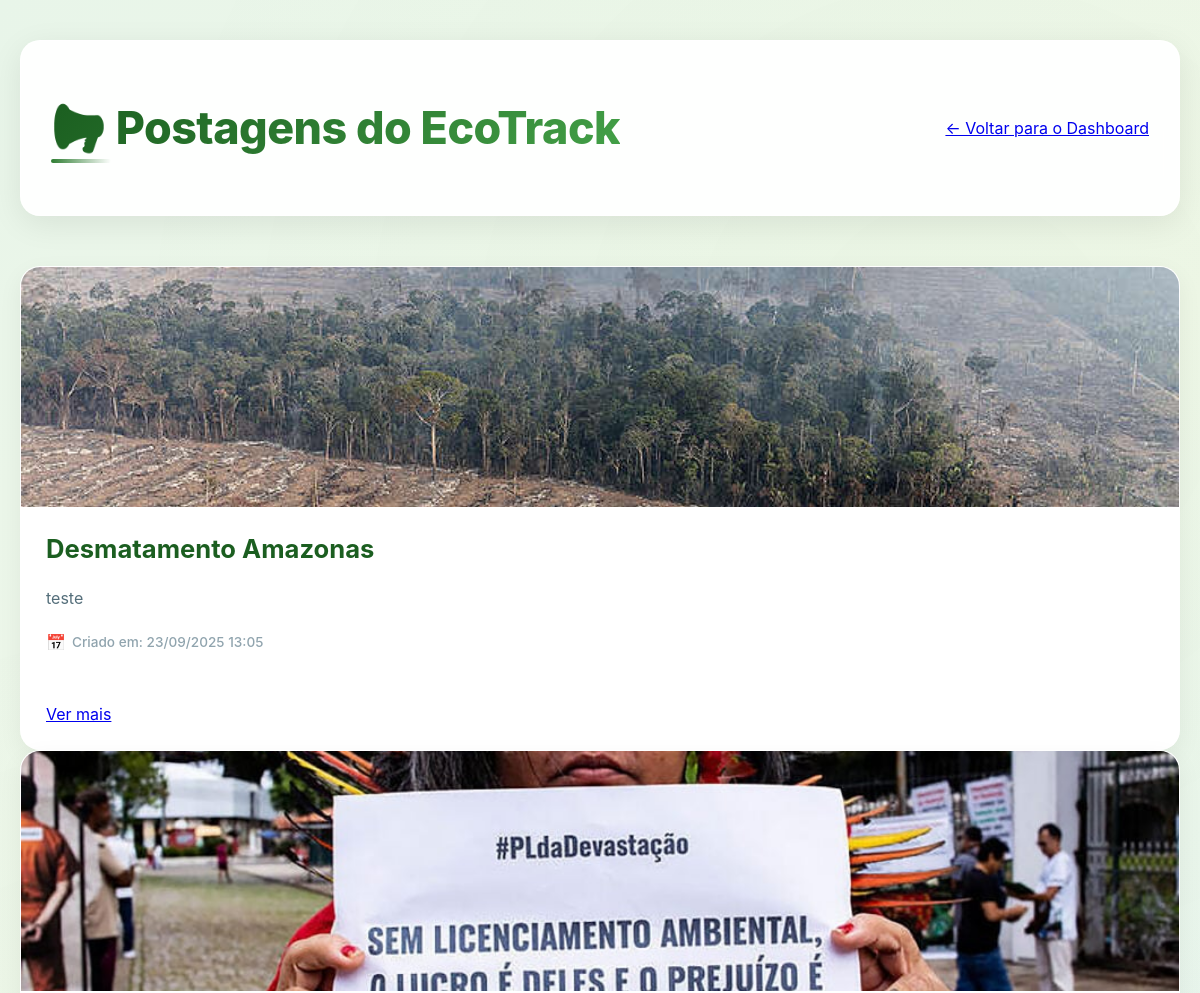
Before: /postagens/ (upper part) with the older database file.
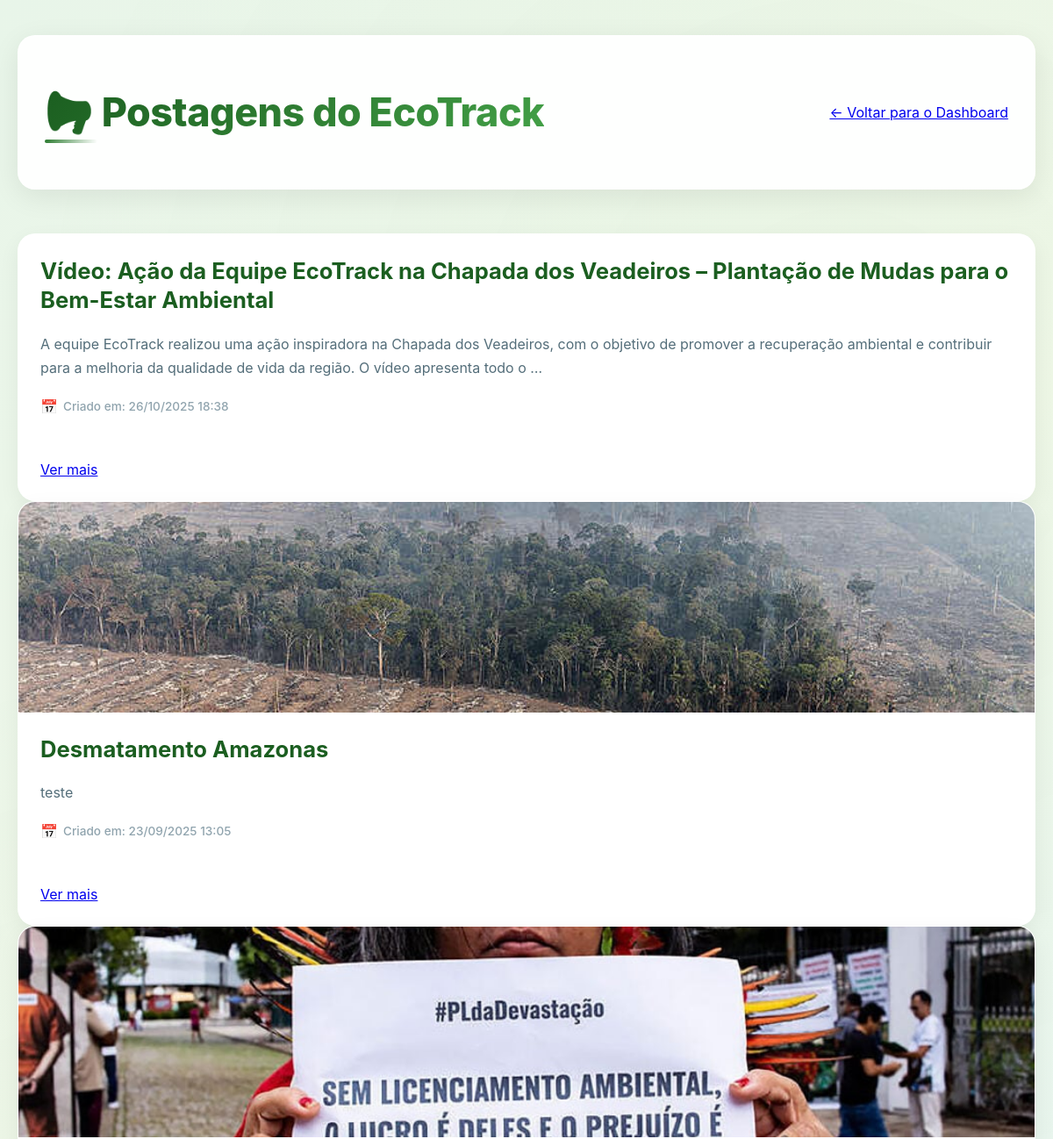
After: the same page with the newer database file.
### comunicacao/models.py (models this page shows, shortened)
class Post(models.Model):
    titulo = models.CharField(max_length=200)
    conteudo = models.TextField()
    imagem = models.ImageField(upload_to="posts/imagens/", blank=True, null=True)
    video = models.FileField(upload_to="posts/videos/", blank=True, null=True)
    video_url = models.URLField(blank=True, null=True)
    publicado_em = models.DateTimeField(auto_now_add=True)

### dashboard/views.py (the view)
# urls.py: path('postagens/', views.lista_postagens, name='lista_postagens'),
def lista_postagens(request):
    posts = Post.objects.all().order_by('-publicado_em')
    return render(request, 'dashboard/postagens.html', {'posts': posts})

### dashboard/templates/dashboard/postagens.html (shortened to what this page needs)
{% load static %}
<!DOCTYPE html>
<html lang="pt-BR">
<head>
    <link rel="stylesheet" href="{% static 'css/estilos_post.css' %}">
</head>
<body>
    <div class="container-postagens">
        <header>
            <h1>📢 Postagens do EcoTrack</h1>
            <a href="{% url 'dashboard' %}">← Voltar para o Dashboard</a>
        </header>
        <main>
            {% if posts %}
                {% for post in posts %}
                    <div class="post-card">
                        {% if post.imagem %}
                            <div class="post-image">
                                <img src="{{ post.imagem.url }}" alt="{{ post.titulo }}">
                            </div>
                        {% endif %}
                        <div class="post-content">
                            <h2>{{ post.titulo }}</h2>
                            <p>{{ post.conteudo|truncatewords:35 }}</p>
                            <small>Criado em: {{ post.publicado_em|date:"d/m/Y H:i" }}</small>
                            <br>
                            <a href="{% url 'post_detail' post.id %}">Ver mais</a>
                        </div>
                    </div>
                {% endfor %}
            {% else %}
                <p>Não há postagens disponíveis.</p>
            {% endif %}
        </main>
    </div>
</body>
</html>

### dashboard/static/css/estilos_post.css (style rules this page uses)
body { margin: 0; padding: 0; font-family: 'Inter', 'Segoe UI', Tahoma, Geneva, Verdana, sans-serif; background: linear-gradient(135deg, #e8f5e9 0%, #f1f8e9 50%, #e0f2f1 100%); background-attachment: fixed; color: #2c3e50; position: relative; }
body::before { content: ''; position: fixed; top: 0; left: 0; width: 100%; height: 100%; background-image: radial-gradient(circle at 20% 80%, rgba(46, 125, 50, 0.03) 0%, transparent 50%), radial-gradient(circle at 80% 20%, rgba(76, 175, 80, 0.03) 0%, transparent 50%); pointer-events: none; z-index: 0; }
.container-postagens { max-width: 1400px; margin: 0 auto; padding: 40px 20px; position: relative; z-index: 1; }
header { display: flex; flex-wrap: wrap; justify-content: space-between; align-items: center; margin-bottom: 50px; padding: 30px; background: rgba(255, 255, 255, 0.95); backdrop-filter: blur(10px); border-radius: 20px; box-shadow: 0 8px 32px rgba(0, 0, 0, 0.08); border: 1px solid rgba(255, 255, 255, 0.6); }
header h1 { font-size: 2.8rem; background: linear-gradient(135deg, #1b5e20, #2e7d32, #43a047); -webkit-background-clip: text; -webkit-text-fill-color: transparent; background-clip: text; font-weight: 800; letter-spacing: -0.5px; position: relative; display: inline-block; }
header h1::after { content: ''; position: absolute; bottom: -8px; left: 0; width: 60px; height: 4px; background: linear-gradient(90deg, #2e7d32, transparent); border-radius: 2px; }
.post-card { background: rgba(255, 255, 255, 0.98); backdrop-filter: blur(10px); border-radius: 20px; overflow: hidden; box-shadow: 0 8px 24px rgba(0, 0, 0, 0.06); transition: all 0.4s cubic-bezier(0.4, 0, 0.2, 1); border: 1px solid rgba(255, 255, 255, 0.8); position: relative; }
.post-card::before { content: ''; position: absolute; top: 0; left: 0; right: 0; height: 4px; background: linear-gradient(90deg, #2e7d32, #43a047, #66bb6a); opacity: 0; transition: opacity 0.3s ease; }
.post-image { position: relative; overflow: hidden; height: 240px; }
.post-image img { width: 100%; height: 100%; object-fit: cover; display: block; transition: all 0.4s cubic-bezier(0.4, 0, 0.2, 1); }
.post-image::after { content: ''; position: absolute; bottom: 0; left: 0; right: 0; height: 50%; background: linear-gradient(to top, rgba(0, 0, 0, 0.3), transparent); opacity: 0; transition: opacity 0.3s ease; }
.post-content { padding: 25px; display: flex; flex-direction: column; gap: 8px; }
.post-content h2 { font-size: 1.6rem; margin: 0 0 12px 0; color: #1b5e20; font-weight: 700; transition: all 0.3s ease; line-height: 1.3; }
.post-content p { font-size: 1rem; color: #546e7a; line-height: 1.7; margin: 0 0 12px 0; display: -webkit-box; -webkit-box-orient: vertical; overflow: hidden; }
.post-content small { font-size: 0.85rem; color: #90a4ae; margin: 0 0 16px 0; font-weight: 500; display: flex; align-items: center; gap: 6px; }
.post-content small::before { content: '📅'; font-size: 1rem; }
.post-card { animation: fadeInUp 0.6s ease-out backwards; }
.post-card:nth-child(1) { animation-delay: 0.1s; }
.post-card:nth-child(2) { animation-delay: 0.2s; }
.post-card:nth-child(3) { animation-delay: 0.3s; }

Changed rows visible on the page:
added Post: titulo "Vídeo: Ação da Equipe EcoTrack na Chapada dos Veadeiros – Plantação de Mudas para o Bem-Estar Ambiental", conteudo "A equipe EcoTrack realizou uma ação inspiradora na Chapada dos Veadeiros, com o objetivo de promover a recuperação ambiental e contribuir para a melhoria da qualidade de vida da região. O vídeo apresenta todo o …", publicado_em "26/10/2025 18:38"
